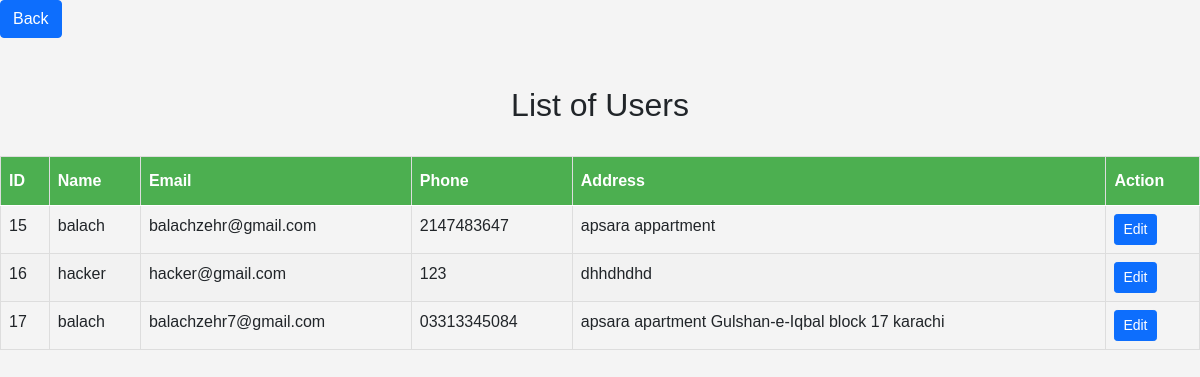
Page /admin/users/userindex.php on the committed database.
### tables this page shows
CREATE TABLE `users` (
  `id` int(11) NOT NULL,
  `full_name` varchar(255) NOT NULL,
  `email` varchar(255) NOT NULL,
  `phone` varchar(11) NOT NULL,
  `password` varchar(255) NOT NULL,
  `role` varchar(10) NOT NULL,
  `address` varchar(255) NOT NULL
);

### admin/users/userindex.php (the view, shortened to what this page needs)
<!DOCTYPE html>
<html lang="en">
<head>
    <link href="https://cdn.jsdelivr.net/npm/bootstrap@5.0.2/dist/css/bootstrap.min.css" rel="stylesheet"
>
</head>
<body>
    <a class="btn btn-primary" href="/project3.0/admin/index.php">Back</a>
    <br><br><br>
    <h2 style="text-align:center;">List of Users</h2>
    <br>
    <div class="table-responsive">
        <table class="table">
            <thead>
                <tr>
                    <th>ID</th>
                    <th>Name</th>
                    <th>Email</th>
                    <th>Phone</th>
                    <th>Address</th>
                    <th>Action</th>
                </tr>
            </thead>
            <tbody>
                <?php
                include 'config.php';
                $sql = "SELECT * FROM users";
                $result = $conn->query($sql);
                while ($row = $result->fetch_assoc()) {
                    echo "<tr>
<td>$row[id]</td>
<td>$row[full_name]</td>
<td>$row[email]</td>
<td>$row[phone]</td>
<td>$row[address]</td>
<td>
    <a class='btn btn-primary btn-sm' href='useredit.php?id=$row[id]'>Edit</a>
</td>
</tr>";
                }
                ?>
            </tbody>
        </table>
    </div>
</body>
</html>

### admin/users/userindex.php (style rules this page uses)
body { font-family: Arial, sans-serif; margin: 0; padding: 0; background-color: #f4f4f4; }
.table { border-collapse: collapse; width: 100%; }
.table th, .table td { border: 1px solid #ddd; padding: 8px; }
.table tr:nth-child(even) { background-color: #f2f2f2; }
.table th { padding-top: 12px; padding-bottom: 12px; text-align: left; background-color: #4CAF50; color: white; }

### rows in the picture
users: id "15", full_name "balach", email "balachzehr@gmail.com", phone "2147483647", address "apsara appartment"
users: id "16", full_name "hacker", email "hacker@gmail.com", phone "123", address "dhhdhdhd"
users: id "17", full_name "balach", email "balachzehr7@gmail.com", phone "03313345084", address "apsara apartment Gulshan-e-Iqbal block 17 karachi"
